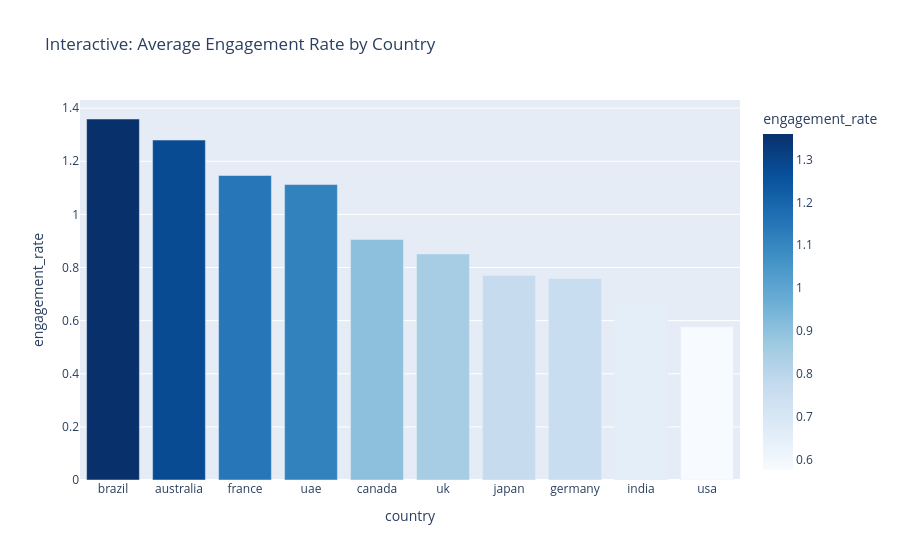

This figure's notebook cell:
### Code cell
# Interactive bar chart: average engagement_rate by country, hover to see exact values.
avg_rate_by_country = df.groupby("country")["engagement_rate"].mean().reset_index()

fig_bar = px.bar(avg_rate_by_country.sort_values("engagement_rate", ascending=False),
                  x="country", y="engagement_rate",
                  title="Interactive: Average Engagement Rate by Country",
                  color="engagement_rate", color_continuous_scale="Blues")
fig_bar.show()

### Figure 1 — Plotly figure (JSON) as saved in the notebook; plotly's stock layout.template omitted (floating-point values rounded to 4 significant figures)
{"data": [{"hovertemplate": "country=%{x}<br>engagement_rate=%{marker.color}<extra></extra>", "legendgroup": "", "marker": {"color": [1.359, 1.28, 1.146, 1.112, 0.9054, 0.851, 0.7696, 0.759, 0.655, 0.5766], "coloraxis": "coloraxis", "pattern": {"shape": ""}}, "name": "", "orientation": "v", "showlegend": false, "textposition": "auto", "type": "bar", "x": ["brazil", "australia", "france", "uae", "canada", "uk", "japan", "germany", "india", "usa"], "xaxis": "x", "y": [1.359, 1.28, 1.146, 1.112, 0.9054, 0.851, 0.7696, 0.759, 0.655, 0.5766], "yaxis": "y"}], "layout": {"barmode": "relative", "coloraxis": {"autocolorscale": false, "colorbar": {"title": {"text": "engagement_rate"}}, "colorscale": [[0.0, "rgb(247,251,255)"], [0.125, "rgb(222,235,247)"], [0.25, "rgb(198,219,239)"], [0.375, "rgb(158,202,225)"], [0.5, "rgb(107,174,214)"], [0.625, "rgb(66,146,198)"], [0.75, "rgb(33,113,181)"], [0.875, "rgb(8,81,156)"], [1.0, "rgb(8,48,107)"]]}, "legend": {"tracegroupgap": 0}, "title": {"text": "Interactive: Average Engagement Rate by Country"}, "xaxis": {"anchor": "y", "domain": [0.0, 1.0], "title": {"text": "country"}}, "yaxis": {"anchor": "x", "domain": [0.0, 1.0], "title": {"text": "engagement_rate"}}}}
